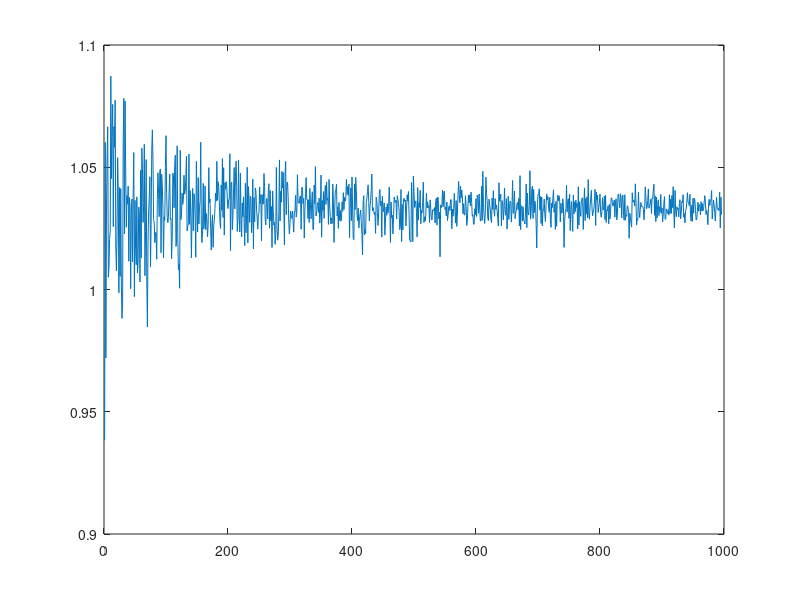

This figure's MATLAB source:
function hw5_jlee629()


%generate dataset 
X = rand(2500,1)*10;
X = [ones(2500,1) X X.*X];

w = [0.2 0.5 0.1];

y = X*w.';
noise = randn(2500,1);

% we observe y(i) + noise(i) for i = 1:2500



meansigmaML = [];
for N = 5:1000
    if mod(N,100)==0
    disp(N)
    end
    sigmaML = [];
    for i = 1:100 % trial repetitions
        indx = randsample([1:2500],N);
        
        sigmaML = [sigmaML mean(noise(indx).^2)];
    end
    
    meansigmaML  = [meansigmaML mean(sigmaML)];
end


figure

plot(meansigmaML)